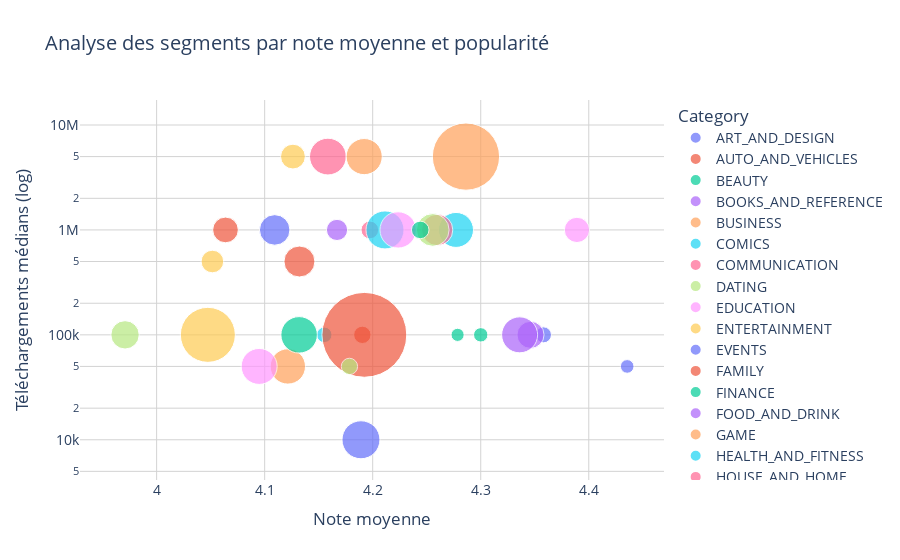

Notebook source saved alongside this figure:
### Markdown cell above
#### Puis on trace le nombre de téléchargement en fonction de la note moyenne.

### Code cell
fig = px.scatter(
    segment_stats,
    x="Average Rating",
    y="Median Installs",
    size="App Count",
    color="Category",
    hover_name="Category",
    size_max=60,
    log_y=True,
    title="Analyse des segments par note moyenne et popularité"
)

fig.update_layout(
    xaxis_title="Note moyenne",
    yaxis_title="Téléchargements médians (log)",
    plot_bgcolor='white',
    font=dict(size=14),
    xaxis=dict(showgrid=True, gridcolor='lightgray'),
    yaxis=dict(showgrid=True, gridcolor='lightgray')
)

fig.show()

### Figure 1 — Plotly figure (JSON) as saved in the notebook; plotly's stock layout.template omitted (floating-point values rounded to 4 significant figures)
{"data": [{"hovertemplate": "<b>%{hovertext}</b><br><br>Category=ART_AND_DESIGN<br>Average Rating=%{x}<br>Median Installs=%{y}<br>App Count=%{marker.size}<extra></extra>", "hovertext": ["ART_AND_DESIGN"], "legendgroup": "ART_AND_DESIGN", "marker": {"color": "#636efa", "size": [62], "sizemode": "area", "sizeref": 0.4853, "symbol": "circle"}, "mode": "markers", "name": "ART_AND_DESIGN", "orientation": "v", "showlegend": true, "type": "scatter", "x": [4.358], "xaxis": "x", "y": [100000], "yaxis": "y"}, {"hovertemplate": "<b>%{hovertext}</b><br><br>Category=AUTO_AND_VEHICLES<br>Average Rating=%{x}<br>Median Installs=%{y}<br>App Count=%{marker.size}<extra></extra>", "hovertext": ["AUTO_AND_VEHICLES"], "legendgroup": "AUTO_AND_VEHICLES", "marker": {"color": "#EF553B", "size": [73], "sizemode": "area", "sizeref": 0.4853, "symbol": "circle"}, "mode": "markers", "name": "AUTO_AND_VEHICLES", "orientation": "v", "showlegend": true, "type": "scatter", "x": [4.19], "xaxis": "x", "y": [100000], "yaxis": "y"}, {"hovertemplate": "<b>%{hovertext}</b><br><br>Category=BEAUTY<br>Average Rating=%{x}<br>Median Installs=%{y}<br>App Count=%{marker.size}<extra></extra>", "hovertext": ["BEAUTY"], "legendgroup": "BEAUTY", "marker": {"color": "#00cc96", "size": [42], "sizemode": "area", "sizeref": 0.4853, "symbol": "circle"}, "mode": "markers", "name": "BEAUTY", "orientation": "v", "showlegend": true, "type": "scatter", "x": [4.279], "xaxis": "x", "y": [100000], "yaxis": "y"}, {"hovertemplate": "<b>%{hovertext}</b><br><br>Category=BOOKS_AND_REFERENCE<br>Average Rating=%{x}<br>Median Installs=%{y}<br>App Count=%{marker.size}<extra></extra>", "hovertext": ["BOOKS_AND_REFERENCE"], "legendgroup": "BOOKS_AND_REFERENCE", "marker": {"color": "#ab63fa", "size": [178], "sizemode": "area", "sizeref": 0.4853, "symbol": "circle"}, "mode": "markers", "name": "BOOKS_AND_REFERENCE", "orientation": "v", "showlegend": true, "type": "scatter", "x": [4.346], "xaxis": "x", "y": [100000], "yaxis": "y"}, {"hovertemplate": "<b>%{hovertext}</b><br><br>Category=BUSINESS<br>Average Rating=%{x}<br>Median Installs=%{y}<br>App Count=%{marker.size}<extra></extra>", "hovertext": ["BUSINESS"], "legendgroup": "BUSINESS", "marker": {"color": "#FFA15A", "size": [303], "sizemode": "area", "sizeref": 0.4853, "symbol": "circle"}, "mode": "markers", "name": "BUSINESS", "orientation": "v", "showlegend": true, "type": "scatter", "x": [4.121], "xaxis": "x", "y": [50000], "yaxis": "y"}, {"hovertemplate": "<b>%{hovertext}</b><br><br>Category=COMICS<br>Average Rating=%{x}<br>Median Installs=%{y}<br>App Count=%{marker.size}<extra></extra>", "hovertext": ["COMICS"], "legendgroup": "COMICS", "marker": {"color": "#19d3f3", "size": [58], "sizemode": "area", "sizeref": 0.4853, "symbol": "circle"}, "mode": "markers", "name": "COMICS", "orientation": "v", "showlegend": true, "type": "scatter", "x": [4.155], "xaxis": "x", "y": [100000], "yaxis": "y"}, {"hovertemplate": "<b>%{hovertext}</b><br><br>Category=COMMUNICATION<br>Average Rating=%{x}<br>Median Installs=%{y}<br>App Count=%{marker.size}<extra></extra>", "hovertext": ["COMMUNICATION"], "legendgroup": "COMMUNICATION", "marker": {"color": "#FF6692", "size": [328], "sizemode": "area", "sizeref": 0.4853, "symbol": "circle"}, "mode": "markers", "name": "COMMUNICATION", "orientation": "v", "showlegend": true, "type": "scatter", "x": [4.159], "xaxis": "x", "y": [5000000], "yaxis": "y"}, {"hovertemplate": "<b>%{hovertext}</b><br><br>Category=DATING<br>Average Rating=%{x}<br>Median Installs=%{y}<br>App Count=%{marker.size}<extra></extra>", "hovertext": ["DATING"], "legendgroup": "DATING", "marker": {"color": "#B6E880", "size": [195], "sizemode": "area", "sizeref": 0.4853, "symbol": "circle"}, "mode": "markers", "name": "DATING", "orientation": "v", "showlegend": true, "type": "scatter", "x": [3.971], "xaxis": "x", "y": [100000], "yaxis": "y"}, {"hovertemplate": "<b>%{hovertext}</b><br><br>Category=EDUCATION<br>Average Rating=%{x}<br>Median Installs=%{y}<br>App Count=%{marker.size}<extra></extra>", "hovertext": ["EDUCATION"], "legendgroup": "EDUCATION", "marker": {"color": "#FF97FF", "size": [155], "sizemode": "area", "sizeref": 0.4853, "symbol": "circle"}, "mode": "markers", "name": "EDUCATION", "orientation": "v", "showlegend": true, "type": "scatter", "x": [4.389], "xaxis": "x", "y": [1000000], "yaxis": "y"}, {"hovertemplate": "<b>%{hovertext}</b><br><br>Category=ENTERTAINMENT<br>Average Rating=%{x}<br>Median Installs=%{y}<br>App Count=%{marker.size}<extra></extra>", "hovertext": ["ENTERTAINMENT"], "legendgroup": "ENTERTAINMENT", "marker": {"color": "#FECB52", "size": [149], "sizemode": "area", "sizeref": 0.4853, "symbol": "circle"}, "mode": "markers", "name": "ENTERTAINMENT", "orientation": "v", "showlegend": true, "type": "scatter", "x": [4.126], "xaxis": "x", "y": [5000000], "yaxis": "y"}, {"hovertemplate": "<b>%{hovertext}</b><br><br>Category=EVENTS<br>Average Rating=%{x}<br>Median Installs=%{y}<br>App Count=%{marker.size}<extra></extra>", "hovertext": ["EVENTS"], "legendgroup": "EVENTS", "marker": {"color": "#636efa", "size": [45], "sizemode": "area", "sizeref": 0.4853, "symbol": "circle"}, "mode": "markers", "name": "EVENTS", "orientation": "v", "showlegend": true, "type": "scatter", "x": [4.436], "xaxis": "x", "y": [50000], "yaxis": "y"}, {"hovertemplate": "<b>%{hovertext}</b><br><br>Category=FAMILY<br>Average Rating=%{x}<br>Median Installs=%{y}<br>App Count=%{marker.size}<extra></extra>", "hovertext": ["FAMILY"], "legendgroup": "FAMILY", "marker": {"color": "#EF553B", "size": [1747], "sizemode": "area", "sizeref": 0.4853, "symbol": "circle"}, "mode": "markers", "name": "FAMILY", "orientation": "v", "showlegend": true, "type": "scatter", "x": [4.192], "xaxis": "x", "y": [100000], "yaxis": "y"}, {"hovertemplate": "<b>%{hovertext}</b><br><br>Category=FINANCE<br>Average Rating=%{x}<br>Median Installs=%{y}<br>App Count=%{marker.size}<extra></extra>", "hovertext": ["FINANCE"], "legendgroup": "FINANCE", "marker": {"color": "#00cc96", "size": [323], "sizemode": "area", "sizeref": 0.4853, "symbol": "circle"}, "mode": "markers", "name": "FINANCE", "orientation": "v", "showlegend": true, "type": "scatter", "x": [4.132], "xaxis": "x", "y": [100000], "yaxis": "y"}, {"hovertemplate": "<b>%{hovertext}</b><br><br>Category=FOOD_AND_DRINK<br>Average Rating=%{x}<br>Median Installs=%{y}<br>App Count=%{marker.size}<extra></extra>", "hovertext": ["FOOD_AND_DRINK"], "legendgroup": "FOOD_AND_DRINK", "marker": {"color": "#ab63fa", "size": [109], "sizemode": "area", "sizeref": 0.4853, "symbol": "circle"}, "mode": "markers", "name": "FOOD_AND_DRINK", "orientation": "v", "showlegend": true, "type": "scatter", "x": [4.167], "xaxis": "x", "y": [1000000], "yaxis": "y"}, {"hovertemplate": "<b>%{hovertext}</b><br><br>Category=GAME<br>Average Rating=%{x}<br>Median Installs=%{y}<br>App Count=%{marker.size}<extra></extra>", "hovertext": ["GAME"], "legendgroup": "GAME", "marker": {"color": "#FFA15A", "size": [1097], "sizemode": "area", "sizeref": 0.4853, "symbol": "circle"}, "mode": "markers", "name": "GAME", "orientation": "v", "showlegend": true, "type": "scatter", "x": [4.286], "xaxis": "x", "y": [5000000], "yaxis": "y"}, {"hovertemplate": "<b>%{hovertext}</b><br><br>Category=HEALTH_AND_FITNESS<br>Average Rating=%{x}<br>Median Installs=%{y}<br>App Count=%{marker.size}<extra></extra>", "hovertext": ["HEALTH_AND_FITNESS"], "legendgroup": "HEALTH_AND_FITNESS", "marker": {"color": "#19d3f3", "size": [297], "sizemode": "area", "sizeref": 0.4853, "symbol": "circle"}, "mode": "markers", "name": "HEALTH_AND_FITNESS", "orientation": "v", "showlegend": true, "type": "scatter", "x": [4.277], "xaxis": "x", "y": [1000000], "yaxis": "y"}, {"hovertemplate": "<b>%{hovertext}</b><br><br>Category=HOUSE_AND_HOME<br>Average Rating=%{x}<br>Median Installs=%{y}<br>App Count=%{marker.size}<extra></extra>", "hovertext": ["HOUSE_AND_HOME"], "legendgroup": "HOUSE_AND_HOME", "marker": {"color": "#FF6692", "size": [76], "sizemode": "area", "sizeref": 0.4853, "symbol": "circle"}, "mode": "markers", "name": "HOUSE_AND_HOME", "orientation": "v", "showlegend": true, "type": "scatter", "x": [4.197], "xaxis": "x", "y": [1000000], "yaxis": "y"}, {"hovertemplate": "<b>%{hovertext}</b><br><br>Category=LIBRARIES_AND_DEMO<br>Average Rating=%{x}<br>Median Installs=%{y}<br>App Count=%{marker.size}<extra></extra>", "hovertext": ["LIBRARIES_AND_DEMO"], "legendgroup": "LIBRARIES_AND_DEMO", "marker": {"color": "#B6E880", "size": [65], "sizemode": "area", "sizeref": 0.4853, "symbol": "circle"}, "mode": "markers", "name": "LIBRARIES_AND_DEMO", "orientation": "v", "showlegend": true, "type": "scatter", "x": [4.178], "xaxis": "x", "y": [50000], "yaxis": "y"}, {"hovertemplate": "<b>%{hovertext}</b><br><br>Category=LIFESTYLE<br>Average Rating=%{x}<br>Median Installs=%{y}<br>App Count=%{marker.size}<extra></extra>", "hovertext": ["LIFESTYLE"], "legendgroup": "LIFESTYLE", "marker": {"color": "#FF97FF", "size": [314], "sizemode": "area", "sizeref": 0.4853, "symbol": "circle"}, "mode": "markers", "name": "LIFESTYLE", "orientation": "v", "showlegend": true, "type": "scatter", "x": [4.095], "xaxis": "x", "y": [50000], "yaxis": "y"}, {"hovertemplate": "<b>%{hovertext}</b><br><br>Category=MAPS_AND_NAVIGATION<br>Average Rating=%{x}<br>Median Installs=%{y}<br>App Count=%{marker.size}<extra></extra>", "hovertext": ["MAPS_AND_NAVIGATION"], "legendgroup": "MAPS_AND_NAVIGATION", "marker": {"color": "#FECB52", "size": [124], "sizemode": "area", "sizeref": 0.4853, "symbol": "circle"}, "mode": "markers", "name": "MAPS_AND_NAVIGATION", "orientation": "v", "showlegend": true, "type": "scatter", "x": [4.052], "xaxis": "x", "y": [500000], "yaxis": "y"}, {"hovertemplate": "<b>%{hovertext}</b><br><br>Category=MEDICAL<br>Average Rating=%{x}<br>Median Installs=%{y}<br>App Count=%{marker.size}<extra></extra>", "hovertext": ["MEDICAL"], "legendgroup": "MEDICAL", "marker": {"color": "#636efa", "size": [350], "sizemode": "area", "sizeref": 0.4853, "symbol": "circle"}, "mode": "markers", "name": "MEDICAL", "orientation": "v", "showlegend": true, "type": "scatter", "x": [4.189], "xaxis": "x", "y": [10000], "yaxis": "y"}, {"hovertemplate": "<b>%{hovertext}</b><br><br>Category=NEWS_AND_MAGAZINES<br>Average Rating=%{x}<br>Median Installs=%{y}<br>App Count=%{marker.size}<extra></extra>", "hovertext": ["NEWS_AND_MAGAZINES"], "legendgroup": "NEWS_AND_MAGAZINES", "marker": {"color": "#EF553B", "size": [233], "sizemode": "area", "sizeref": 0.4853, "symbol": "circle"}, "mode": "markers", "name": "NEWS_AND_MAGAZINES", "orientation": "v", "showlegend": true, "type": "scatter", "x": [4.132], "xaxis": "x", "y": [500000], "yaxis": "y"}, {"hovertemplate": "<b>%{hovertext}</b><br><br>Category=PARENTING<br>Average Rating=%{x}<br>Median Installs=%{y}<br>App Count=%{marker.size}<extra></extra>", "hovertext": ["PARENTING"], "legendgroup": "PARENTING", "marker": {"color": "#00cc96", "size": [50], "sizemode": "area", "sizeref": 0.4853, "symbol": "circle"}, "mode": "markers", "name": "PARENTING", "orientation": "v", "showlegend": true, "type": "scatter", "x": [4.3], "xaxis": "x", "y": [100000], "yaxis": "y"}, {"hovertemplate": "<b>%{hovertext}</b><br><br>Category=PERSONALIZATION<br>Average Rating=%{x}<br>Median Installs=%{y}<br>App Count=%{marker.size}<extra></extra>", "hovertext": ["PERSONALIZATION"], "legendgroup": "PERSONALIZATION", "marker": {"color": "#ab63fa", "size": [314], "sizemode": "area", "sizeref": 0.4853, "symbol": "circle"}, "mode": "markers", "name": "PERSONALIZATION", "orientation": "v", "showlegend": true, "type": "scatter", "x": [4.336], "xaxis": "x", "y": [100000], "yaxis": "y"}, {"hovertemplate": "<b>%{hovertext}</b><br><br>Category=PHOTOGRAPHY<br>Average Rating=%{x}<br>Median Installs=%{y}<br>App Count=%{marker.size}<extra></extra>", "hovertext": ["PHOTOGRAPHY"], "legendgroup": "PHOTOGRAPHY", "marker": {"color": "#FFA15A", "size": [317], "sizemode": "area", "sizeref": 0.4853, "symbol": "circle"}, "mode": "markers", "name": "PHOTOGRAPHY", "orientation": "v", "showlegend": true, "type": "scatter", "x": [4.192], "xaxis": "x", "y": [5000000], "yaxis": "y"}, {"hovertemplate": "<b>%{hovertext}</b><br><br>Category=PRODUCTIVITY<br>Average Rating=%{x}<br>Median Installs=%{y}<br>App Count=%{marker.size}<extra></extra>", "hovertext": ["PRODUCTIVITY"], "legendgroup": "PRODUCTIVITY", "marker": {"color": "#19d3f3", "size": [351], "sizemode": "area", "sizeref": 0.4853, "symbol": "circle"}, "mode": "markers", "name": "PRODUCTIVITY", "orientation": "v", "showlegend": true, "type": "scatter", "x": [4.211], "xaxis": "x", "y": [1000000], "yaxis": "y"}, {"hovertemplate": "<b>%{hovertext}</b><br><br>Category=SHOPPING<br>Average Rating=%{x}<br>Median Installs=%{y}<br>App Count=%{marker.size}<extra></extra>", "hovertext": ["SHOPPING"], "legendgroup": "SHOPPING", "marker": {"color": "#FF6692", "size": [238], "sizemode": "area", "sizeref": 0.4853, "symbol": "circle"}, "mode": "markers", "name": "SHOPPING", "orientation": "v", "showlegend": true, "type": "scatter", "x": [4.26], "xaxis": "x", "y": [1000000], "yaxis": "y"}, {"hovertemplate": "<b>%{hovertext}</b><br><br>Category=SOCIAL<br>Average Rating=%{x}<br>Median Installs=%{y}<br>App Count=%{marker.size}<extra></extra>", "hovertext": ["SOCIAL"], "legendgroup": "SOCIAL", "marker": {"color": "#B6E880", "size": [259], "sizemode": "area", "sizeref": 0.4853, "symbol": "circle"}, "mode": "markers", "name": "SOCIAL", "orientation": "v", "showlegend": true, "type": "scatter", "x": [4.256], "xaxis": "x", "y": [1000000], "yaxis": "y"}, {"hovertemplate": "<b>%{hovertext}</b><br><br>Category=SPORTS<br>Average Rating=%{x}<br>Median Installs=%{y}<br>App Count=%{marker.size}<extra></extra>", "hovertext": ["SPORTS"], "legendgroup": "SPORTS", "marker": {"color": "#FF97FF", "size": [319], "sizemode": "area", "sizeref": 0.4853, "symbol": "circle"}, "mode": "markers", "name": "SPORTS", "orientation": "v", "showlegend": true, "type": "scatter", "x": [4.224], "xaxis": "x", "y": [1000000], "yaxis": "y"}, {"hovertemplate": "<b>%{hovertext}</b><br><br>Category=TOOLS<br>Average Rating=%{x}<br>Median Installs=%{y}<br>App Count=%{marker.size}<extra></extra>", "hovertext": ["TOOLS"], "legendgroup": "TOOLS", "marker": {"color": "#FECB52", "size": [734], "sizemode": "area", "sizeref": 0.4853, "symbol": "circle"}, "mode": "markers", "name": "TOOLS", "orientation": "v", "showlegend": true, "type": "scatter", "x": [4.047], "xaxis": "x", "y": [100000], "yaxis": "y"}, {"hovertemplate": "<b>%{hovertext}</b><br><br>Category=TRAVEL_AND_LOCAL<br>Average Rating=%{x}<br>Median Installs=%{y}<br>App Count=%{marker.size}<extra></extra>", "hovertext": ["TRAVEL_AND_LOCAL"], "legendgroup": "TRAVEL_AND_LOCAL", "marker": {"color": "#636efa", "size": [226], "sizemode": "area", "sizeref": 0.4853, "symbol": "circle"}, "mode": "markers", "name": "TRAVEL_AND_LOCAL", "orientation": "v", "showlegend": true, "type": "scatter", "x": [4.109], "xaxis": "x", "y": [1000000], "yaxis": "y"}, {"hovertemplate": "<b>%{hovertext}</b><br><br>Category=VIDEO_PLAYERS<br>Average Rating=%{x}<br>Median Installs=%{y}<br>App Count=%{marker.size}<extra></extra>", "hovertext": ["VIDEO_PLAYERS"], "legendgroup": "VIDEO_PLAYERS", "marker": {"color": "#EF553B", "size": [160], "sizemode": "area", "sizeref": 0.4853, "symbol": "circle"}, "mode": "markers", "name": "VIDEO_PLAYERS", "orientation": "v", "showlegend": true, "type": "scatter", "x": [4.064], "xaxis": "x", "y": [1000000], "yaxis": "y"}, {"hovertemplate": "<b>%{hovertext}</b><br><br>Category=WEATHER<br>Average Rating=%{x}<br>Median Installs=%{y}<br>App Count=%{marker.size}<extra></extra>", "hovertext": ["WEATHER"], "legendgroup": "WEATHER", "marker": {"color": "#00cc96", "size": [75], "sizemode": "area", "sizeref": 0.4853, "symbol": "circle"}, "mode": "markers", "name": "WEATHER", "orientation": "v", "showlegend": true, "type": "scatter", "x": [4.244], "xaxis": "x", "y": [1000000], "yaxis": "y"}], "layout": {"font": {"size": 14}, "legend": {"itemsizing": "constant", "title": {"text": "Category"}, "tracegroupgap": 0}, "plot_bgcolor": "white", "title": {"text": "Analyse des segments par note moyenne et popularité"}, "xaxis": {"anchor": "y", "domain": [0, 1], "gridcolor": "lightgray", "showgrid": true, "title": {"text": "Note moyenne"}}, "yaxis": {"anchor": "x", "domain": [0, 1], "gridcolor": "lightgray", "showgrid": true, "title": {"text": "Téléchargements médians (log)"}, "type": "log"}}}
